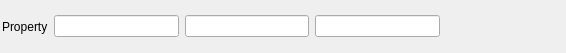
<?xml version="1.0" encoding="UTF-8"?>
<ui version="4.0">
 <class>FloatVec3Widget</class>
 <widget class="QWidget" name="FloatVec3Widget">
  <property name="geometry">
   <rect>
    <x>0</x>
    <y>0</y>
    <width>566</width>
    <height>53</height>
   </rect>
  </property>
  <layout class="QHBoxLayout" name="horizontalLayout">
   <property name="leftMargin">
    <number>2</number>
   </property>
   <property name="topMargin">
    <number>2</number>
   </property>
   <property name="rightMargin">
    <number>2</number>
   </property>
   <property name="bottomMargin">
    <number>2</number>
   </property>
   <item>
    <widget class="QLabel" name="label">
     <property name="text">
      <string>Property</string>
     </property>
    </widget>
   </item>
   <item>
    <widget class="DREAM3DLineEdit" name="xData"/>
   </item>
   <item>
    <widget class="DREAM3DLineEdit" name="yData"/>
   </item>
   <item>
    <widget class="DREAM3DLineEdit" name="zData"/>
   </item>
   <item>
    <spacer name="horizontalSpacer">
     <property name="orientation">
      <enum>Qt::Horizontal</enum>
     </property>
     <property name="sizeHint" stdset="0">
      <size>
       <width>40</width>
       <height>20</height>
      </size>
     </property>
    </spacer>
   </item>
  </layout>
 </widget>
 <customwidgets>
  <customwidget>
   <class>DREAM3DLineEdit</class>
   <extends>QLineEdit</extends>
   <header location="global">DREAM3DLineEdit.h</header>
  </customwidget>
 </customwidgets>
 <resources>
  <include location="../../../../Resources/icons/images/Icons.qrc"/>
 </resources>
 <connections/>
</ui>
